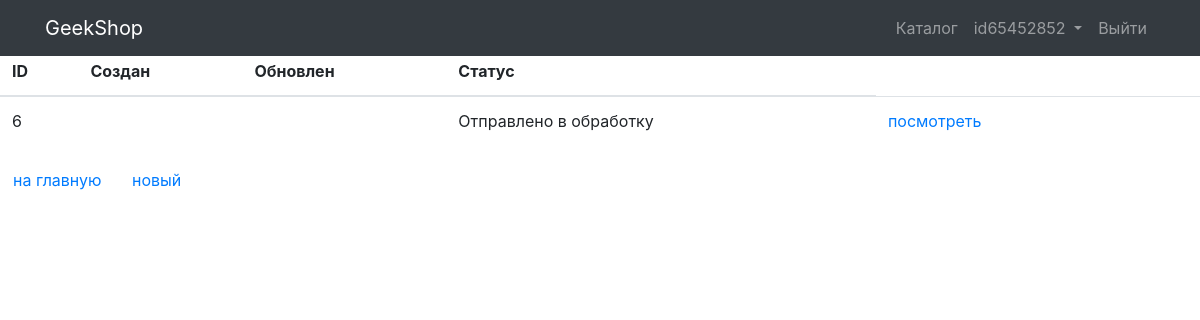
Page /orders/ (signed in) on the committed database.
### users/models.py (models this page shows, shortened)
class User(AbstractUser):
    image = models.ImageField(upload_to="users_images", blank=True)
    age = models.PositiveIntegerField(default=18, verbose_name="Возраст")
    language = models.CharField(
        max_length=3, verbose_name='язык пользователя', default='ENG')
    activation_key = models.CharField(max_length=128, blank=True,)
    activation_key_expires = models.DateTimeField(
        auto_now_add=True, blank=True)

### ordersapp/models.py (models this page shows, shortened)
class Order(models.Model):
    FORMING = 'FM'
    SEND_TO_PROCEED = 'STP'
    PAID = 'PD'
    PROCEED = 'PRD'
    READY = 'RDY'
    CANCEL = 'CNC'
    ORDER_CHOICES = (
        (FORMING, 'Формирование'),
        (SEND_TO_PROCEED, 'Отправлено в обработку'),
        (PAID, 'Оплачено'),
        (PROCEED, 'Обрабатывается'),
        (READY, 'Готов к выдаче'),
        (CANCEL, 'Отмена'),
    )
    user = models.ForeignKey(settings.AUTH_USER_MODEL,
                             on_delete=models.CASCADE
                             )
    create_at = models.DateTimeField(verbose_name='created_at',
                                     auto_now_add=True
                                     )
    update_at = models.DateTimeField(verbose_name='update_at',
                                     auto_now=True
                                     )
    status = models.CharField(verbose_name='status',
                              max_length=3,
                              default=FORMING,
                              choices=ORDER_CHOICES
                              )
    is_active = models.BooleanField(verbose_name='active', default=True)

### ordersapp/views.py (the view)
# urls.py: path('', OrderList.as_view(), name='list'),
class OrderList(ListView):
    model = Order
    def get_queryset(self):
        return Order.objects.filter(user=self.request.user, is_active=True)

### ordersapp/templates/ordersapp/order_list.html (shortened to what this page needs)
{% extends 'products/base.html' %}
{% load static %}
{% block content %}
<div class="h2 text-center head">
</div>
<table class="table orders_list">
    <thead>
        <tr>
            <th>ID</th>
            <th>Создан</th>
            <th>Обновлен</th>
            <th>Статус</th>
        </tr>
    </thead>
    <tbody>
        {% for item in object_list %}
        {% if item.is_active %}
        <tr>
            <td class="td1 orders_list">{{ item.pk }}</td>
            <td>{{ item.created|date:"Y-m-d H:i:s" }}</td>
            <td>{{ item.updated|date:"Y-m-d H:i:s" }}</td>
            <td>{{ item.get_status_display }}</td>
            <td>
                <a href="{% url 'ordersapp:read' item.pk %}">
                    посмотреть
                </a>
            </td>
            <td>
            </td>
            <td>
            </td>
        </tr>
        {% endif %}
        {% endfor %}
    </tbody>
</table>
<button class="btn btn-default btn-round">
    <a href="">
        на главную
    </a>
</button>
<button class="btn btn-default btn-round">
    <a href="{% url 'ordersapp:create' %}">
        новый
    </a>
</button>
{% endblock content %}

### productsapp/templates/products/base.html (shortened to what this page needs)
{% load static %}
<!DOCTYPE html>
<html lang="en">
<head>
    <link href="{% static 'vendor/bootstrap/css/bootstrap.min.css' %}" rel="stylesheet">
</head>
<body>
    <nav class="navbar navbar-expand-lg navbar-dark bg-dark fixed-top">
        <div class="container">
            <a class="navbar-brand" href="{% url 'products:index' %}">GeekShop</a>
            <div class="collapse navbar-collapse" id="navbarResponsive">
                <ul class="navbar-nav ml-auto">
                    <li class="nav-item">
                        <a class="nav-link" href="{% url 'products:index' %}">Каталог  </a>
                    </li>
                    {% if user.is_authenticated %}
                    <li class="nav-item">
                        <div class="dropdown">
                            <a href="" class="nav-link dropdown-toggle" data-toggle="dropdown">
                                {{user.username|default:'Пользователь'}}
                            </a>
                        </div>
                    </li>
                    <li class="nav-item">
                        <a class="nav-link" href="{% url 'users:logout' %}">Выйти </a>
                    </li>
                    {% else %}
                    <li class="nav-item">
                        <a class="nav-link" href="{% url 'users:login' %}"> Войти <i class="fas fa-sign-in-alt"></i></a>
                    </li>
                    {% endif %}
                </ul>
            </div>
        </div>
    </nav>
    {% block content %} {% endblock %}
</body>
</html>

### rows in the picture
User: username "id65452852"
Order: pk "6", status "Отправлено в обработку"
